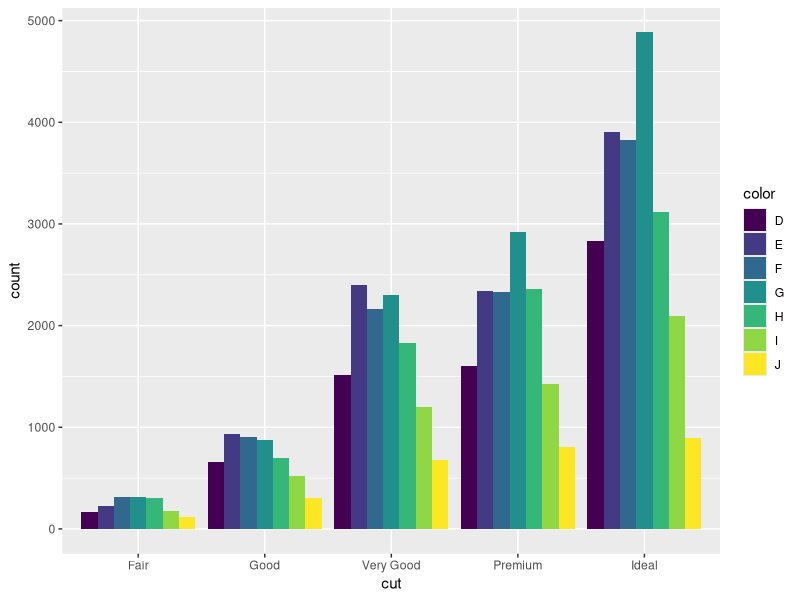
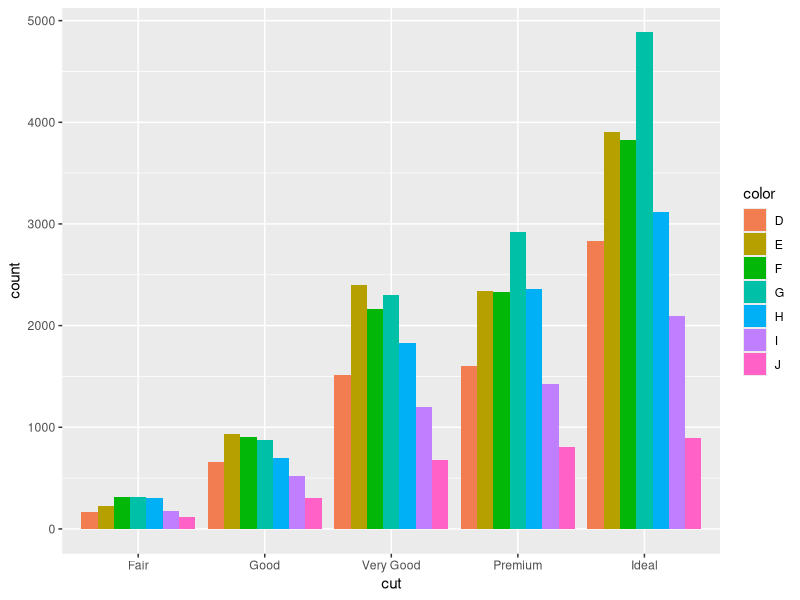
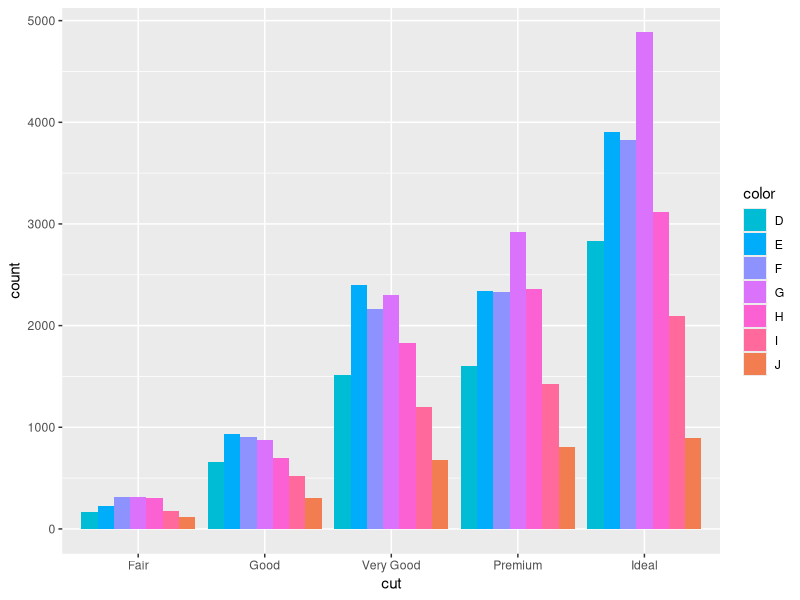
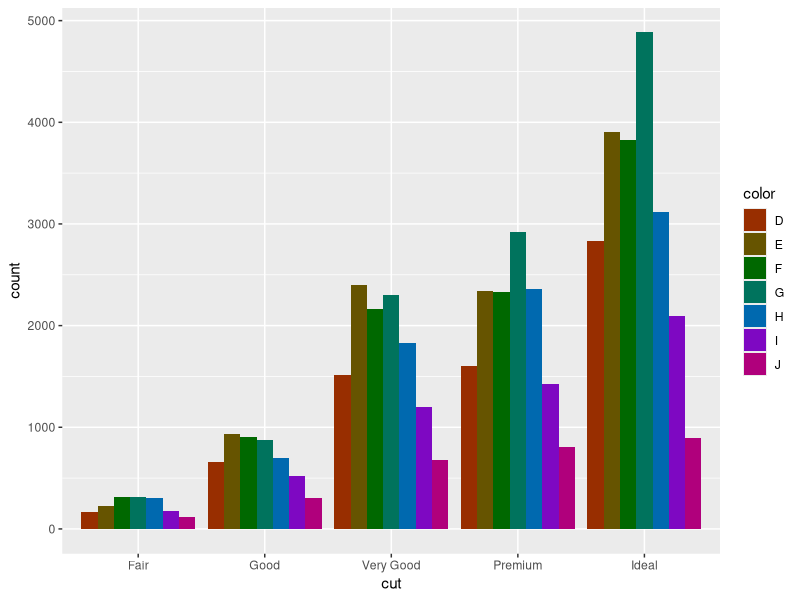
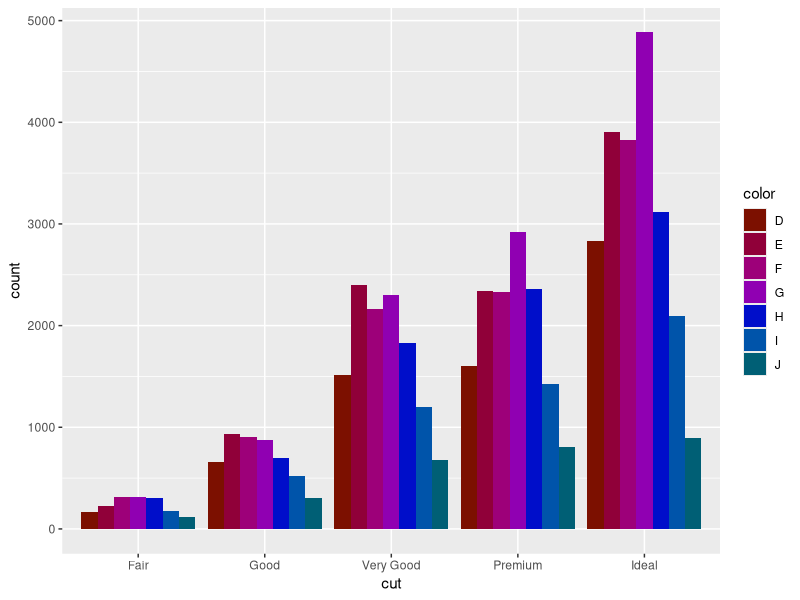
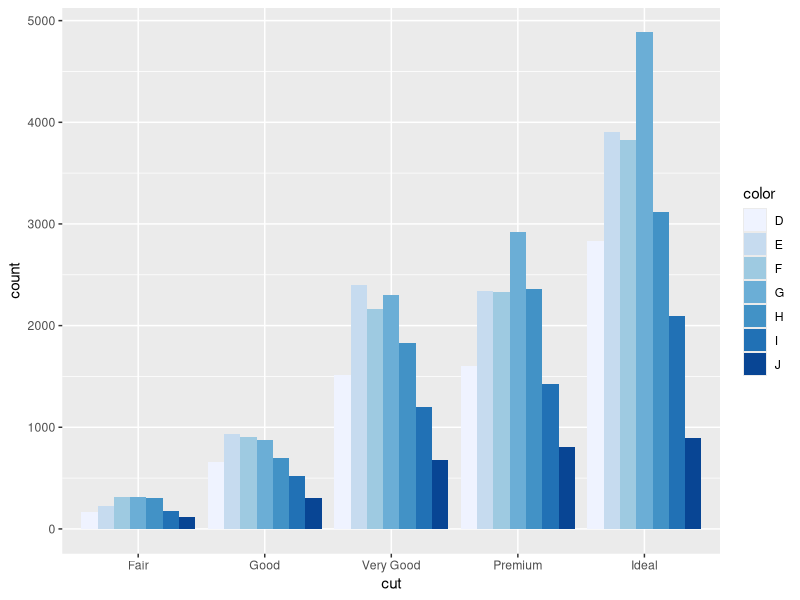
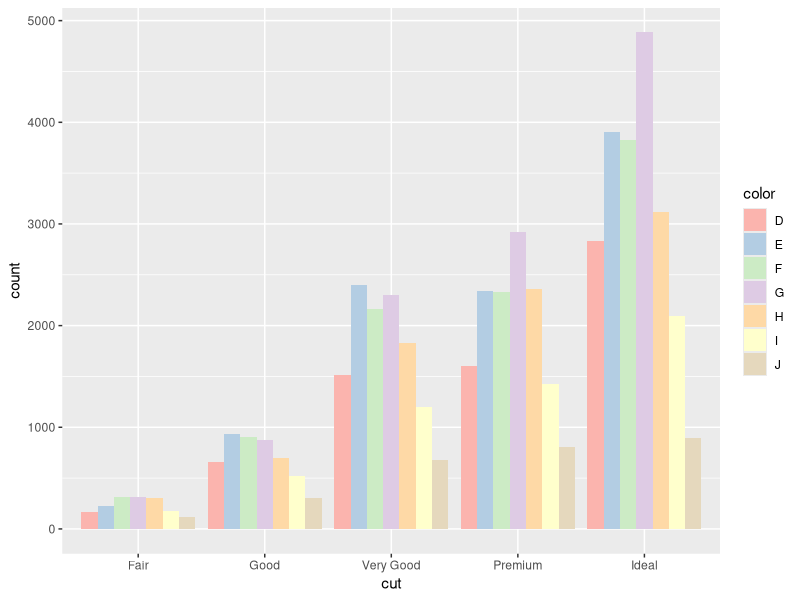

The R script that drew these images, in order: (Note: this script raises an error after producing the figures.)
library(ggplot2)
library(RColorBrewer)
ggplot(diamonds, aes(cut,fill=color))+geom_bar(position="dodge")


ggplot(diamonds, aes(cut,fill=color))+
  geom_bar(position="dodge")+ scale_fill_discrete(h= c(0,360)+25, c=100, l=65, h.start = 0, direction = 1, na.value = "grey50")

ggplot(diamonds, aes(cut,fill=color))+
  geom_bar(position="dodge")+ scale_fill_discrete(h= c(180,360)+25, c=100, l=65, h.start = 0, direction = 1, na.value = "grey50")

ggplot(diamonds, aes(cut,fill=color))+
  geom_bar(position="dodge")+ scale_fill_discrete(h= c(0,360)+25, c=100, l=35, h.start = 0, direction = 1, na.value = "grey50")

ggplot(diamonds, aes(cut,fill=color))+
  geom_bar(position="dodge")+ scale_fill_discrete(h= c(360,180)+25, c=100, l=25, h.start = 0, direction = 1, na.value = "grey50")



ggplot(diamonds, aes(cut,fill=color))+
  geom_bar(position="dodge") + 
  scale_fill_brewer()
display.brewer.all


ggplot(diamonds, aes(cut,fill=color))+
  geom_bar(position="dodge")+ scale_fill_brewer(palette = "Pastel1")


require("ggplot2")
require("purrr")
require("tibble")
canva_df <- map2_df(canva_palettes, names(canva_palettes),
                    ~ tibble(colors = .x, .id = seq_along(colors), palette = .y))
ggplot(canva_df, aes(y = palette, x = .id, fill = colors)) +
  geom_raster() +
  scale_fill_identity(guide = FALSE) +
  theme_minimal() +
  theme(panel.grid = element_blank(),
        axis.text.x = element_blank()) +
  labs(x = "", y = "")
 